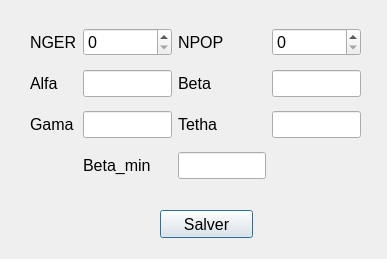
<?xml version="1.0" encoding="UTF-8"?>
<ui version="4.0">
 <class>Dialog</class>
 <widget class="QDialog" name="Dialog">
  <property name="geometry">
   <rect>
    <x>0</x>
    <y>0</y>
    <width>387</width>
    <height>259</height>
   </rect>
  </property>
  <property name="windowTitle">
   <string>Dialog</string>
  </property>
  <widget class="QPushButton" name="pushButton_salva">
   <property name="geometry">
    <rect>
     <x>160</x>
     <y>210</y>
     <width>93</width>
     <height>28</height>
    </rect>
   </property>
   <property name="font">
    <font>
     <pointsize>12</pointsize>
    </font>
   </property>
   <property name="text">
    <string>Salver</string>
   </property>
  </widget>
  <widget class="QWidget" name="gridLayoutWidget">
   <property name="geometry">
    <rect>
     <x>30</x>
     <y>20</y>
     <width>331</width>
     <height>168</height>
    </rect>
   </property>
   <property name="font">
    <font>
     <pointsize>12</pointsize>
    </font>
   </property>
   <layout class="QGridLayout" name="gridLayout">
    <item row="0" column="0">
     <widget class="QLabel" name="label">
      <property name="font">
       <font>
        <pointsize>12</pointsize>
       </font>
      </property>
      <property name="text">
       <string>NGER</string>
      </property>
     </widget>
    </item>
    <item row="0" column="2">
     <widget class="QLabel" name="npop">
      <property name="font">
       <font>
        <pointsize>12</pointsize>
       </font>
      </property>
      <property name="text">
       <string>NPOP</string>
      </property>
     </widget>
    </item>
    <item row="1" column="0">
     <widget class="QLabel" name="label_3">
      <property name="font">
       <font>
        <pointsize>12</pointsize>
       </font>
      </property>
      <property name="text">
       <string>Alfa</string>
      </property>
     </widget>
    </item>
    <item row="0" column="1">
     <widget class="QSpinBox" name="spinBox_nger">
      <property name="font">
       <font>
        <pointsize>12</pointsize>
       </font>
      </property>
     </widget>
    </item>
    <item row="2" column="0">
     <widget class="QLabel" name="label_4">
      <property name="font">
       <font>
        <pointsize>12</pointsize>
       </font>
      </property>
      <property name="text">
       <string>Gama</string>
      </property>
     </widget>
    </item>
    <item row="2" column="2">
     <widget class="QLabel" name="label_7">
      <property name="font">
       <font>
        <pointsize>12</pointsize>
       </font>
      </property>
      <property name="text">
       <string>Tetha</string>
      </property>
     </widget>
    </item>
    <item row="1" column="2">
     <widget class="QLabel" name="label_6">
      <property name="font">
       <font>
        <pointsize>12</pointsize>
       </font>
      </property>
      <property name="text">
       <string>Beta</string>
      </property>
     </widget>
    </item>
    <item row="3" column="1">
     <widget class="QLabel" name="label_8">
      <property name="font">
       <font>
        <pointsize>12</pointsize>
       </font>
      </property>
      <property name="text">
       <string>Beta_min</string>
      </property>
     </widget>
    </item>
    <item row="2" column="1">
     <widget class="QLineEdit" name="lineEdit_gama">
      <property name="font">
       <font>
        <pointsize>12</pointsize>
       </font>
      </property>
     </widget>
    </item>
    <item row="1" column="1">
     <widget class="QLineEdit" name="lineEdit_alfa">
      <property name="font">
       <font>
        <pointsize>12</pointsize>
       </font>
      </property>
     </widget>
    </item>
    <item row="2" column="3">
     <widget class="QLineEdit" name="lineEdit_tetha">
      <property name="font">
       <font>
        <pointsize>12</pointsize>
       </font>
      </property>
     </widget>
    </item>
    <item row="1" column="3">
     <widget class="QLineEdit" name="lineEdit_beta">
      <property name="font">
       <font>
        <pointsize>12</pointsize>
       </font>
      </property>
     </widget>
    </item>
    <item row="0" column="3">
     <widget class="QSpinBox" name="spinBox_3">
      <property name="font">
       <font>
        <pointsize>12</pointsize>
       </font>
      </property>
     </widget>
    </item>
    <item row="3" column="2">
     <widget class="QLineEdit" name="lineEdit_beta_min">
      <property name="font">
       <font>
        <pointsize>12</pointsize>
       </font>
      </property>
     </widget>
    </item>
   </layout>
  </widget>
 </widget>
 <resources/>
 <connections/>
</ui>
